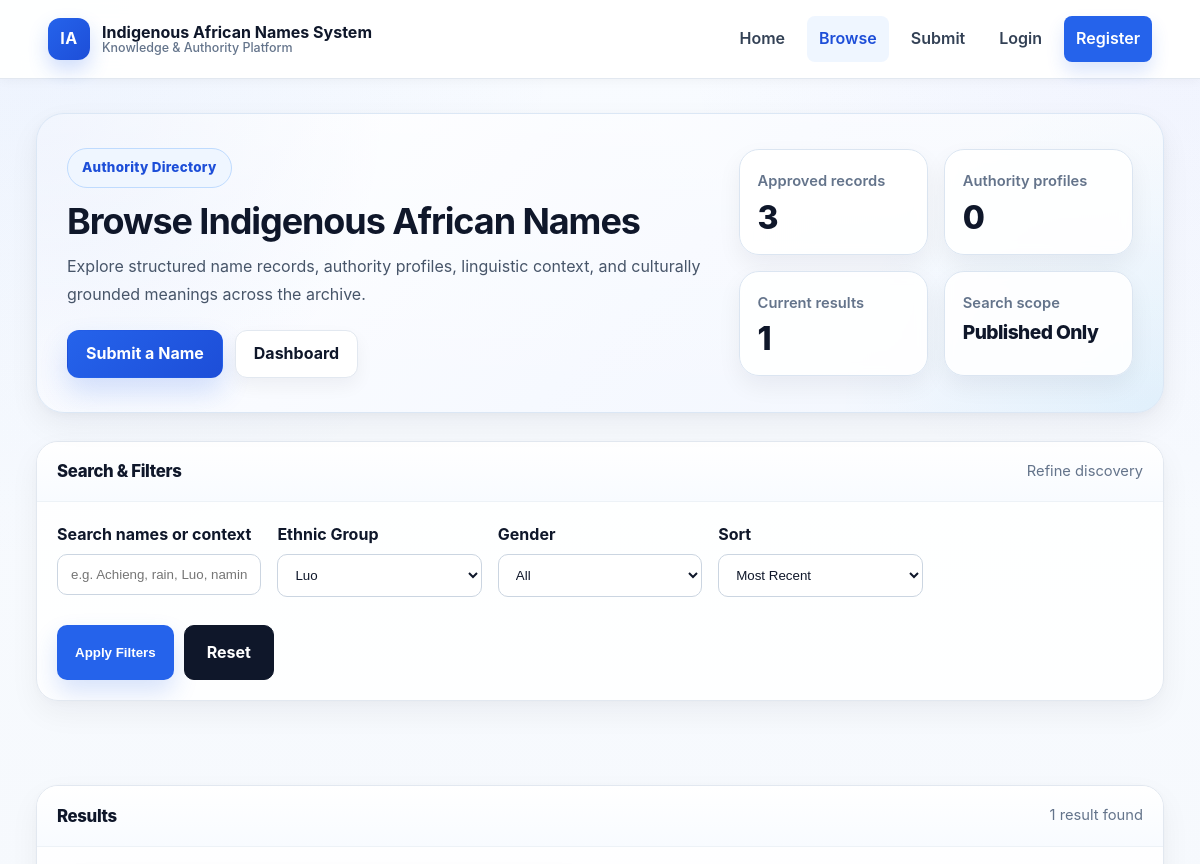
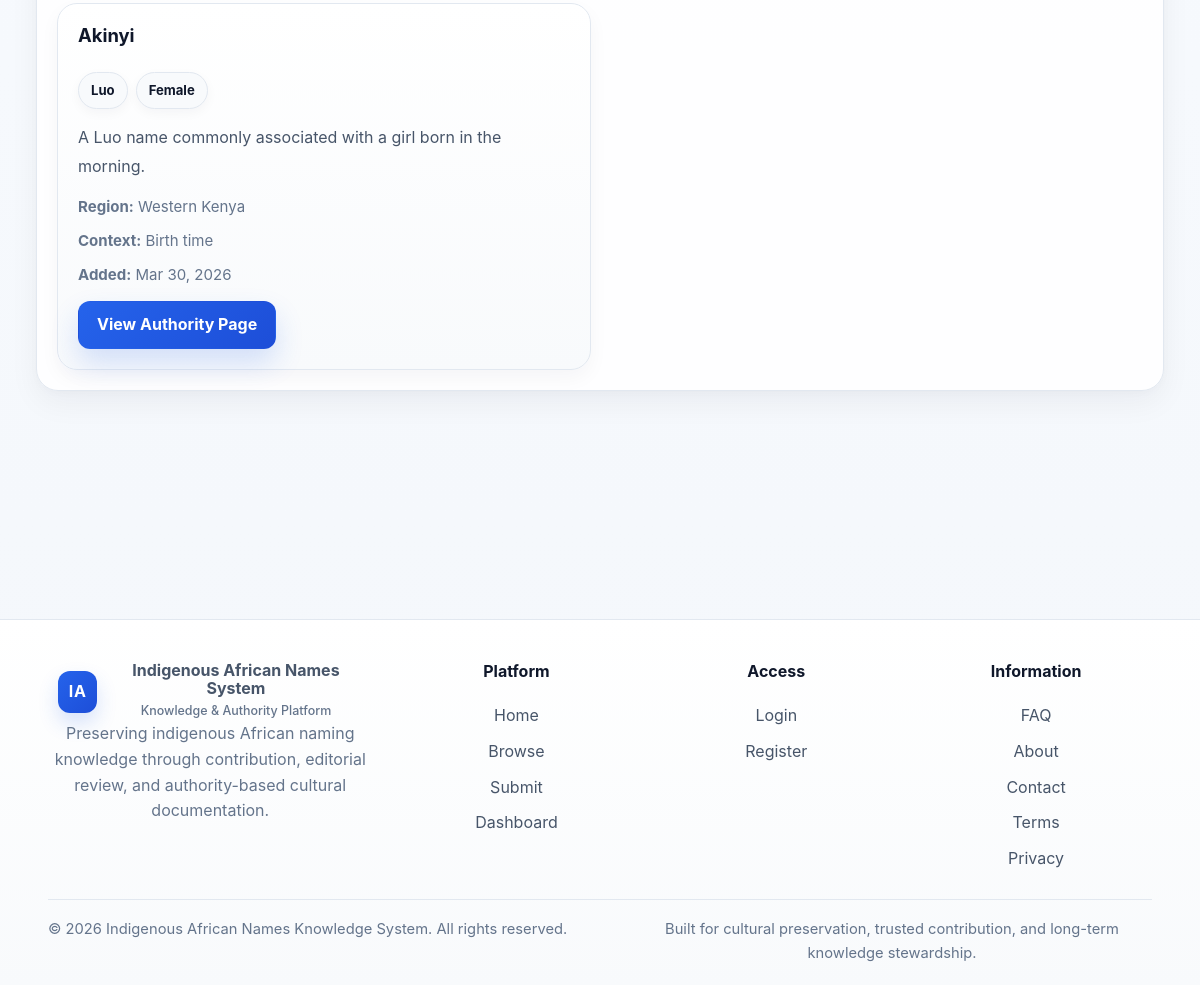
Screenshot of /browse.php?ethnic_group=Luo with the database file from the repository (2 pictures, top to bottom).
### tables this page shows
CREATE TABLE IF NOT EXISTS name_entries (
    id INT AUTO_INCREMENT PRIMARY KEY,
    name VARCHAR(150) NOT NULL,
    meaning TEXT NOT NULL,
    ethnic_group VARCHAR(150) NOT NULL,
    region VARCHAR(150) DEFAULT NULL,
    gender ENUM('male', 'female', 'unisex', 'other') DEFAULT 'unisex',
    naming_context VARCHAR(255) DEFAULT NULL,
    cultural_explanation TEXT,
    sources TEXT,
    status ENUM('pending', 'approved', 'rejected') NOT NULL DEFAULT 'pending',
    created_by INT DEFAULT NULL,
    created_at TIMESTAMP DEFAULT CURRENT_TIMESTAMP,
    updated_at TIMESTAMP DEFAULT CURRENT_TIMESTAMP ON UPDATE CURRENT_TIMESTAMP,
    CONSTRAINT fk_name_entries_user
        FOREIGN KEY (created_by) REFERENCES users(id)
        ON DELETE SET NULL
);

### includes/auth.php (called while the page is built, shortened)
<?php
function isLoggedIn(): bool
{
    return isset($_SESSION['user']) && is_array($_SESSION['user']);
}
function currentUser(): ?array
{
    if (!isLoggedIn()) {
        return null;
    }
    $user = $_SESSION['user'];
    return [
        'id'    => isset($user['id']) ? (int)$user['id'] : 0,
        'name'  => isset($user['name']) ? trim((string)$user['name']) : '',
        'email' => isset($user['email']) ? trim((string)$user['email']) : '',
        'role'  => isset($user['role']) ? trim((string)$user['role']) : 'contributor',
    ];
}

### public/browse.php (the view, shortened to what this page needs)
<?php
require_once __DIR__ . '/../includes/db.php';
require_once __DIR__ . '/../includes/auth.php';
$user = currentUser();
$role = strtolower(trim((string)($user['role'] ?? '')));
$isEditorOrAdmin = in_array($role, ['editor', 'admin'], true);
function e(string $value): string
{
    return htmlspecialchars($value, ENT_QUOTES, 'UTF-8');
}
function tableExists(PDO $pdo, string $tableName): bool
{
    try {
        $stmt = $pdo->prepare("
            SELECT COUNT(*)
            FROM information_schema.tables
            WHERE table_schema = DATABASE()
              AND table_name = :table
        ");
        $stmt->execute(['table' => $tableName]);
        return (int)$stmt->fetchColumn() > 0;
    } catch (Throwable $e) {
        return false;
    }
}
function tableHasColumn(PDO $pdo, string $tableName, string $columnName): bool
{
    try {
        $stmt = $pdo->prepare("
            SELECT COUNT(*)
            FROM information_schema.columns
            WHERE table_schema = DATABASE()
              AND table_name = :table
              AND column_name = :column
        ");
        $stmt->execute([
            'table' => $tableName,
            'column' => $columnName,
        ]);
        return (int)$stmt->fetchColumn() > 0;
    } catch (Throwable $e) {
        return false;
    }
}
function fetchAllSafe(PDO $pdo, string $sql, array $params = []): array
{
    try {
        $stmt = $pdo->prepare($sql);
        $stmt->execute($params);
        return $stmt->fetchAll(PDO::FETCH_ASSOC) ?: [];
    } catch (Throwable $e) {
        return [];
    }
}
function scalar(PDO $pdo, string $sql, array $params = [], int $default = 0): int
{
    try {
        $stmt = $pdo->prepare($sql);
        $stmt->execute($params);
        $value = $stmt->fetchColumn();
        return $value !== false ? (int)$value : $default;
    } catch (Throwable $e) {
        return $default;
    }
}
function excerpt(?string $text, int $limit = 180): string
{
    $text = trim((string)$text);
    $text = preg_replace('/\s+/', ' ', $text) ?? $text;
    if (mb_strlen($text) <= $limit) {
        return $text;
    }
    return rtrim(mb_substr($text, 0, $limit - 1)) . '…';
}
function formatShortDate(?string $datetime): string
{
    try {
        $dt = new DateTime($datetime);
        return $dt->format('M j, Y');
    } catch (Throwable $e) {
        return $datetime;
    }
}
$hasProfiles = tableExists($pdo, 'name_profiles');
$profileColumns = [
    'overview' => $hasProfiles && tableHasColumn($pdo, 'name_profiles', 'overview'),
    'ai_summary' => $hasProfiles && tableHasColumn($pdo, 'name_profiles', 'ai_summary'),
    'pronunciation' => $hasProfiles && tableHasColumn($pdo, 'name_profiles', 'pronunciation'),
    'variants' => $hasProfiles && tableHasColumn($pdo, 'name_profiles', 'variants'),
    'cultural_significance' => $hasProfiles && tableHasColumn($pdo, 'name_profiles', 'cultural_significance'),
    'linguistic_origin' => $hasProfiles && tableHasColumn($pdo, 'name_profiles', 'linguistic_origin'),
];
$profileJoin = $hasProfiles ? "LEFT JOIN name_profiles np ON np.entry_id = ne.id" : "";
$q = trim((string)($_GET['q'] ?? ''));
$ethnicGroup = trim((string)($_GET['ethnic_group'] ?? ''));
$status = trim((string)($_GET['status'] ?? ''));
$sort = trim((string)($_GET['sort'] ?? 'recent'));
$allowedStatuses = ['approved', 'pending', 'rejected'];
if (!$isEditorOrAdmin) {
    $status = 'approved';
} elseif ($status !== '' && !in_array($status, $allowedStatuses, true)) {
    $status = '';
}
$page = max(1, (int)($_GET['page'] ?? 1));
$perPage = 12;
$offset = ($page - 1) * $perPage;
$ethnicGroups = fetchAllSafe($pdo, "
    SELECT DISTINCT ethnic_group
    FROM name_entries
    WHERE ethnic_group IS NOT NULL
      AND TRIM(ethnic_group) <> ''
    ORDER BY ethnic_group ASC
");
$where = [];
$params = [];
if ($ethnicGroup !== '') {
    $where[] = "ne.ethnic_group = :ethnic_group";
    $params['ethnic_group'] = $ethnicGroup;
}
if ($status !== '') {
    $where[] = "ne.status = :status";
    $params['status'] = $status;
} elseif (!$isEditorOrAdmin) {
    $where[] = "ne.status = 'approved'";
}
$whereSql = $where ? ('WHERE ' . implode(' AND ', $where)) : '';
$orderSql = match ($sort) {
    'oldest' => 'ORDER BY ne.created_at ASC, ne.id ASC',
    'name_asc' => 'ORDER BY ne.name ASC, ne.id ASC',
    'name_desc' => 'ORDER BY ne.name DESC, ne.id DESC',
    default => 'ORDER BY ne.created_at DESC, ne.id DESC',
};
$profileSelectParts = [];
$profileSelectParts[] = ($hasProfiles ? "CASE WHEN np.id IS NULL THEN 0 ELSE 1 END AS has_profile" : "0 AS has_profile");
$profileSelectParts[] = ($hasProfiles && $profileColumns['overview']) ? "np.overview AS overview" : "NULL AS overview";
$profileSelectParts[] = ($hasProfiles && $profileColumns['ai_summary']) ? "np.ai_summary AS ai_summary" : "NULL AS ai_summary";
$profileSelectParts[] = ($hasProfiles && $profileColumns['pronunciation']) ? "np.pronunciation AS pronunciation" : "NULL AS pronunciation";
$profileSelectParts[] = ($hasProfiles && $profileColumns['variants']) ? "np.variants AS variants" : "NULL AS variants";
$profileSelect = implode(",\n        ", $profileSelectParts);
$totalResults = scalar($pdo, "
    SELECT COUNT(DISTINCT ne.id)
    FROM name_entries ne
    {$profileJoin}
    {$whereSql}
", $params);
$sql = "
    SELECT
        ne.id,
        ne.name,
        ne.meaning,
        ne.ethnic_group,
        ne.region,
        ne.gender,
        ne.naming_context,
        ne.cultural_explanation,
        ne.status,
        ne.created_at,
        {$profileSelect},
        COALESCE(u.full_name, u.email, 'Unknown User') AS contributor_name
    FROM name_entries ne
    LEFT JOIN users u ON u.id = ne.created_by
    {$profileJoin}
    {$whereSql}
    GROUP BY ne.id
    {$orderSql}
    LIMIT {$perPage} OFFSET {$offset}
";
$results = fetchAllSafe($pdo, $sql, $params);
$totalApproved = scalar($pdo, "SELECT COUNT(*) FROM name_entries WHERE status = 'approved'");
$totalProfiles = $hasProfiles ? scalar($pdo, "SELECT COUNT(*) FROM name_profiles") : 0;
require_once __DIR__ . '/../includes/header.php';
?>
<div class="dashboard-shell browse-page">
    <section class="dashboard-hero">
        <div class="dashboard-hero__grid">
            <div>
                <div class="dashboard-hero__eyebrow">Authority Directory</div>
                <h1>Browse Indigenous African Names</h1>
                <p>
                    Explore structured name records, authority profiles, linguistic context, and culturally grounded meanings across the archive.
                </p>
                <div class="quick-actions">
                    <a class="quick-action-btn quick-action-btn--primary" href="/submit.php">Submit a Name</a>
                    <a class="quick-action-btn quick-action-btn--secondary" href="/dashboard.php">Dashboard</a>
                </div>
            </div>
            <div class="dashboard-hero__stats">
                <div class="hero-mini-card">
                    <div class="hero-mini-card__label">Approved records</div>
                    <div class="hero-mini-card__value"><?= $totalApproved ?></div>
                </div>
                <div class="hero-mini-card">
                    <div class="hero-mini-card__label">Authority profiles</div>
                    <div class="hero-mini-card__value"><?= $totalProfiles ?></div>
                </div>
                <div class="hero-mini-card">
                    <div class="hero-mini-card__label">Current results</div>
                    <div class="hero-mini-card__value"><?= $totalResults ?></div>
                </div>
                <div class="hero-mini-card">
                    <div class="hero-mini-card__label">Search scope</div>
                    <div class="hero-mini-card__value" style="font-size:1.2rem;">
                        <?= $isEditorOrAdmin ? 'All Records' : 'Published Only' ?>
                    </div>
                </div>
            </div>
        </div>
    </section>
    <section class="panel">
        <div class="panel__head">
            <h2 class="panel__title">Search & Filters</h2>
            <div class="panel__subtle">Refine discovery</div>
        </div>
        <div class="panel__body">
            <form method="get" action="/browse.php" class="submission-form browse-filters-form">
                <div class="browse-filters-grid">
                    <div class="form-group">
                        <label for="q">Search names or context</label>
                        <input
                            type="text"
                            id="q"
                            name="q"
                            value="<?= e($q) ?>"
                            placeholder="e.g. Achieng, rain, Luo, naming context"
                        >
                    </div>
                    <div class="form-group">
                        <label for="ethnic_group">Ethnic Group</label>
                        <select id="ethnic_group" name="ethnic_group">
                            <?php foreach ($ethnicGroups as $groupRow): ?>
                                <?php $groupValue = trim((string)($groupRow['ethnic_group'] ?? '')); ?>
                                <option value="<?= e($groupValue) ?>" <?= $ethnicGroup === $groupValue ? 'selected' : '' ?>>
                                    <?= e($groupValue) ?>
                                </option>
                            <?php endforeach; ?>
                        </select>
                    </div>
                    <div class="form-group">
                        <label for="gender">Gender</label>
                        <select id="gender" name="gender">
                            <option value="">All</option>
                        </select>
                    </div>
                    <div class="form-group">
                        <label for="sort">Sort</label>
                        <select id="sort" name="sort">
                            <option value="recent" <?= $sort === 'recent' ? 'selected' : '' ?>>Most Recent</option>
                        </select>
                    </div>
                </div>
                <div class="form-actions browse-filter-actions">
                    <button type="submit" class="btn-primary">Apply Filters</button>
                    <a class="btn-secondary" href="/browse.php">Reset</a>
                </div>
            </form>
        </div>
    </section>
    <section class="panel">
        <div class="panel__head">
            <h2 class="panel__title">Results</h2>
            <div class="panel__subtle">
                <?= $totalResults ?> result<?= $totalResults === 1 ? '' : 's' ?> found
            </div>
        </div>
        <div class="panel__body">
            <?php if (!$results): ?>
                <div class="empty-state">
                    No names matched your current filters. Try broadening your search, changing the ethnic group filter, or resetting all filters.
                </div>
            <?php else: ?>
                <div class="browse-results-grid">
                    <?php foreach ($results as $row): ?>
                        <?php
                            $meaning = trim((string)($row['meaning'] ?? ''));
                            $overview = trim((string)($row['overview'] ?? ''));
                            $aiSummary = trim((string)($row['ai_summary'] ?? ''));
                            $fallback = trim((string)($row['cultural_explanation'] ?? ''));
                            $summary = excerpt($aiSummary !== '' ? $aiSummary : ($overview !== '' ? $overview : ($fallback !== '' ? $fallback : $meaning)));
                        ?>
                        <article class="browse-card">
                            <div class="browse-card__top">
                                <div>
                                    <h3 class="browse-card__title">
                                        <a href="/name.php?id=<?= (int)$row['id'] ?>">
                                            <?= e((string)$row['name']) ?>
                                        </a>
                                    </h3>
                                    <div class="browse-card__meta-inline">
                                        <?php if (!empty($row['ethnic_group'])): ?>
                                            <span class="dashboard-role-badge browse-badge"><?= e((string)$row['ethnic_group']) ?></span>
                                        <?php endif; ?>
                                        <?php if (!empty($row['gender'])): ?>
                                            <span class="dashboard-role-badge browse-badge"><?= e(ucfirst((string)$row['gender'])) ?></span>
                                        <?php endif; ?>
                                    </div>
                                </div>
                            </div>
                            <?php if ($summary !== ''): ?>
                                <p class="browse-card__summary"><?= e($summary) ?></p>
                            <?php endif; ?>
                            <div class="browse-card__details">
                                <?php if (!empty($row['region'])): ?>
                                    <div><strong>Region:</strong> <?= e((string)$row['region']) ?></div>
                                <?php endif; ?>
                                <?php if (!empty($row['naming_context'])): ?>
                                    <div><strong>Context:</strong> <?= e(excerpt((string)$row['naming_context'], 80)) ?></div>
                                <?php endif; ?>
                                <div><strong>Added:</strong> <?= e(formatShortDate((string)$row['created_at'])) ?></div>
                            </div>
                            <div class="browse-card__footer">
                                <a class="quick-action-btn quick-action-btn--primary" href="/name.php?id=<?= (int)$row['id'] ?>">
                                    View Authority Page
                                </a>
                            </div>
                        </article>
                    <?php endforeach; ?>
                </div>
            <?php endif; ?>
        </div>
    </section>
</div>
<?php require_once __DIR__ . '/../includes/footer.php'; ?>

### rows the page displays
name_entries: name "Akinyi", ethnic_group "Luo", gender "Female", cultural_explanation "A Luo name commonly associated with a girl born in the morning.", region "Western Kenya", naming_context "Birth time", created_at "Mar 30, 2026"

### other values shown
$totalApproved "3"
$totalProfiles "0"
$totalResults "1"
form field ethnic_group "Luo"
